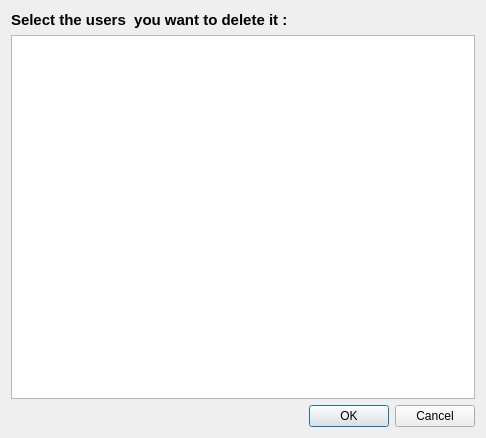
<?xml version="1.0" encoding="UTF-8"?>
<ui version="4.0">
 <class>deleteform</class>
 <widget class="QDialog" name="deleteform">
  <property name="geometry">
   <rect>
    <x>0</x>
    <y>0</y>
    <width>486</width>
    <height>438</height>
   </rect>
  </property>
  <property name="windowTitle">
   <string>Dialog</string>
  </property>
  <layout class="QVBoxLayout" name="verticalLayout_2">
   <item>
    <layout class="QVBoxLayout" name="verticalLayout">
     <item>
      <widget class="QLabel" name="label">
       <property name="font">
        <font>
         <pointsize>11</pointsize>
         <italic>false</italic>
         <bold>true</bold>
        </font>
       </property>
       <property name="text">
        <string>Select the users  you want to delete it :</string>
       </property>
      </widget>
     </item>
     <item>
      <widget class="QTableWidget" name="delete_tableWidget">
       <property name="iconSize">
        <size>
         <width>0</width>
         <height>0</height>
        </size>
       </property>
      </widget>
     </item>
     <item>
      <layout class="QHBoxLayout" name="horizontalLayout">
       <item>
        <spacer name="horizontalSpacer">
         <property name="orientation">
          <enum>Qt::Horizontal</enum>
         </property>
         <property name="sizeHint" stdset="0">
          <size>
           <width>40</width>
           <height>20</height>
          </size>
         </property>
        </spacer>
       </item>
       <item>
        <widget class="QPushButton" name="OK_PB">
         <property name="text">
          <string>OK</string>
         </property>
        </widget>
       </item>
       <item>
        <widget class="QPushButton" name="Cancel_PB">
         <property name="text">
          <string>Cancel</string>
         </property>
        </widget>
       </item>
      </layout>
     </item>
    </layout>
   </item>
  </layout>
 </widget>
 <resources/>
 <connections/>
</ui>
